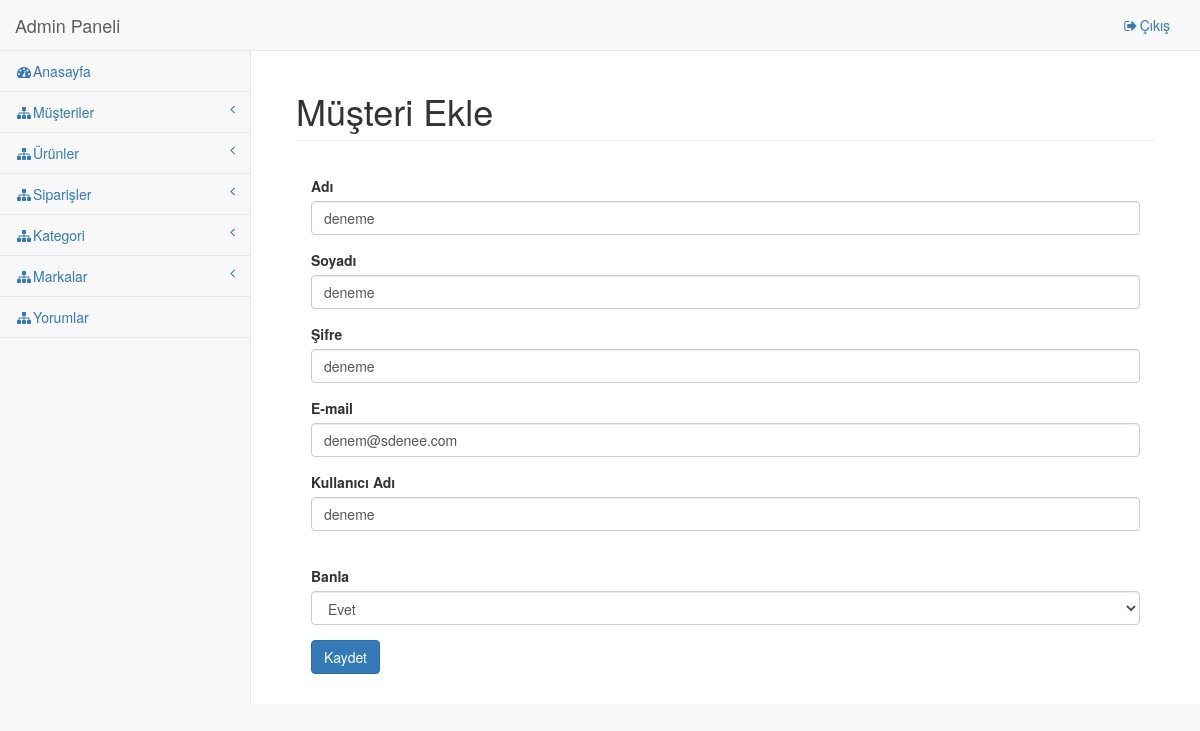
/adminpanel/update/customer/20, run on the app's committed database.
### tables this page shows
CREATE TABLE `users` (
  `id` int(11) NOT NULL,
  `name` varchar(20) DEFAULT NULL,
  `surname` varchar(20) DEFAULT NULL,
  `password` varchar(6) DEFAULT NULL,
  `email` text,
  `username` varchar(10) DEFAULT NULL,
  `banned` int(11) DEFAULT '0'
);

### application/controllers/Adminpanel.php (called while the page is built, shortened)
<?php
class AdminPanel extends CI_Controller {
	function __construct(){
		$this->load->database();
	}
	function update($folder, $id){
		if($folder == 'user'){
			$table ='admin';
		}
		else if($folder=='customer'){
			$table="users";
		}
		$this->db->where('id', $id);
		$data['data'] = $this->db->get($table)->row();
		$data['categories'] = $this->db->get('categories')->result();
		$data['brands'] = $this->db->get('brands')->result();
		$this->load->view('panel/'.$folder.'/update',$data);
	}
}

### index.php (called while the page is built, shortened)
<?php
require_once BASEPATH.'core/CodeIgniter.php';

### application/views/panel/customer/update.php (the view, shortened to what this page needs)
           <div class="row">
               <div class="col-lg-12">
                   <h1 class="page-header">Müşteri Ekle</h1>
               </div>
           </div>
   <form method="post" action="<?=site_url('adminpanel/update_customer/'.$data->id)?>">
       <div class="panel-body">
           <div class="form-group">
<label>Adı</label>
<input class="form-control" value="<?=$data->name?>" name="name" placeholder="Adınızı Giriniz">
           </div>
           <div class="form-group">
<label>Soyadı</label>
<input class="form-control" value="<?=$data->surname?>" name="surname" placeholder="Soyadınızı Giriniz">
           </div>
           <div class="form-group">
<label>Şifre</label>
<input class="form-control" value="<?=$data->password?>" name="password" placeholder="Şifre Giriniz">
           </div>
           <div class="form-group">
<label>E-mail</label>
<input class="form-control" value="<?=$data->email?>" name="email" placeholder="E-mail Adresini Giriniz">
           </div>
           <div class="form-group">
<label>Kullanıcı Adı</label>
<input class="form-control" value="<?=$data->username?>" name="username" placeholder="Kullanıcı Adını Giriniz"><br>
           </div>
           <div class="form-group">
               <label>Banla</label>
               <select class="form-control" value="<?=$data->banned?>" name="banned">
                   <option value="1">Evet</option>
               </select>
           </div>
           <div class="form-group">
               <button type="submit" class="btn btn-primary">Kaydet</button>
           </div>
       </div>
   </form>

### data on the page
users: name "deneme", surname "deneme", password "deneme", email "denem@sdenee.com", username "deneme", banned "Evet"
